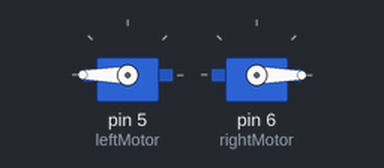
Bench run of a sketch on a simulated Arduino Uno, built with avr-gcc and run on an emulated ATmega328P. On the bench: 2 × servo.

Above: at 0.05 s.
At 4.85 s:
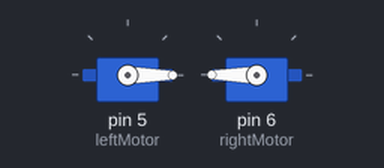
At 9.75 s:
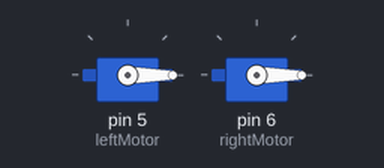
At 19.55 s:
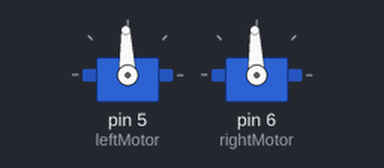
Timing chart, 0 to 25.5 s (numbered marks = the images above):
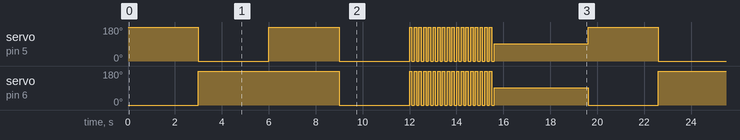

Measured:
- by itself, servo on pin 5 (leftMotor), servo on pin 6 (rightMotor): moves between 0° and 180°, repeating every 19.6 s

The sketch:

robot-dancing.ino
```cpp
#include <Servo.h>

Servo rightMotor ;
Servo leftMotor ;

void setup() {
  leftMotor.attach( 5 ) ;
  rightMotor.attach( 6 ) ;
}

void loop() {
  straight_run() ;
  delay( 3000 ) ;
  reverse_gerar() ;
  delay( 3000 ) ;
  clockwise() ;
  delay( 3000 ) ;
  anticlockwise() ;
  delay( 3000 ) ;
  dancing() ;
  dancing() ;
  dancing() ;
  dancing() ;
  dancing() ;
  dancing() ;
  nothing() ;
  delay( 4000 ) ;
}

void dancing() {
  clockwise() ;
  delay( 100 ) ;
  anticlockwise() ;
  delay( 100 ) ;
  clockwise() ;
  delay( 100 ) ;
  anticlockwise() ;
  delay( 100 ) ;
  clockwise() ;
  delay( 100 ) ;
  anticlockwise() ;
  delay( 100 ) ;
}

// Em frente
void straight_run() {
  leftMotor.write( 180 ) ;
  rightMotor.write( 0 ) ;
}

// Reh
void reverse_gerar() {
  leftMotor.write( 0 ) ;
  rightMotor.write( 180 ) ;
}

// Gira em sentido horahrio
void clockwise() {
  leftMotor.write( 180 ) ;
  rightMotor.write( 180 ) ;
}

// Gira em sentido anti-horahrio
void anticlockwise() {
  leftMotor.write( 0 ) ;
  rightMotor.write( 0 ) ;
}

// Anda devagar
void slow() {
  leftMotor.write( 100 ) ;
  rightMotor.write( 80 ) ;
}

// Para os motores
// Jah calibrando o diferencial entre os eixos
void nothing() {
  leftMotor.write( 92 ) ;
  rightMotor.write( 92 ) ;
}
```
